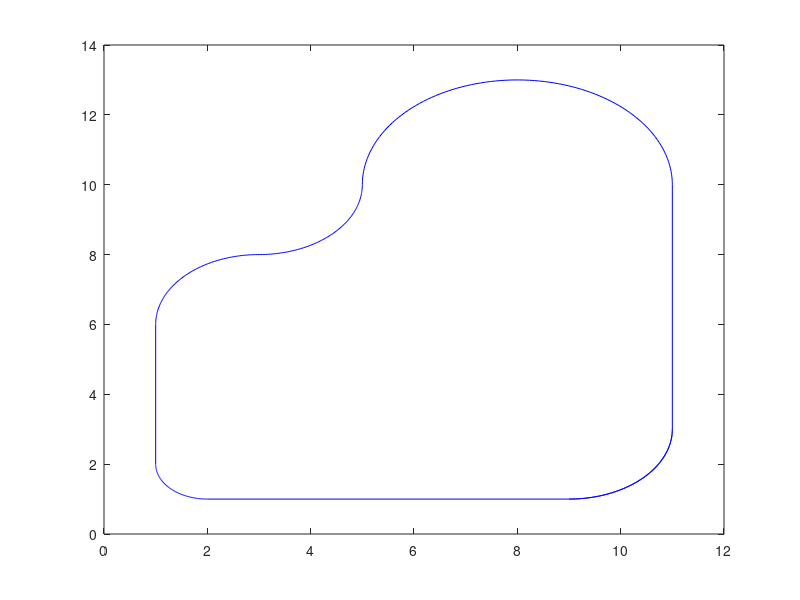

Source code (MATLAB):
function drawTrack()
%DRAWTRACK Summary of this function goes here
%   Detailed explanation goes here
    circ1X = 2*cos(linspace(-pi/2, 0)) + 9;
    circ1Y = 2*sin(linspace(-pi/2, 0)) + 3;
    circ2X = 3*cos(linspace(0, pi)) + 8;
    circ2Y = 3*sin(linspace(0, pi)) + 10;
    circ3X = 2*cos(linspace(0, -pi/2)) + 3;
    circ3Y = 2*sin(linspace(0, -pi/2)) + 10;
    circ4X = 2*cos(linspace(pi/2, pi)) + 3;
    circ4Y = 2*sin(linspace(pi/2, pi)) + 6;
    circ5X = 1*cos(linspace(-pi, -pi/2)) + 2;
    circ5Y = 1*sin(linspace(-pi, -pi/2)) + 2;

    plot([circ1X, circ2X, circ3X, circ4X, circ5X, circ1X], [circ1Y, circ2Y, circ3Y, circ4Y, circ5Y, circ1Y], 'blue');
end

